Frame 1 (no input): blank canvas, image omitted
Frame 60 (the mouse pressed at the canvas centre just before this capture): blank canvas, image omitted
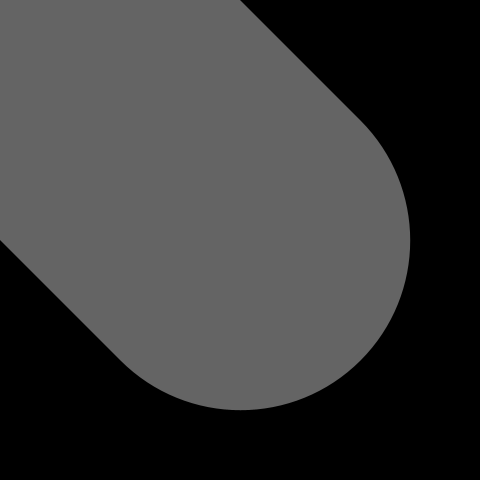
Frame 120 (the mouse held since frame 60 and released just before this capture)

The Processing sketch whose frames 1 and 60 were blank and that drew this single picture after the mouse press (run headless with seeded random() and noise(); from frame 60 on, the mouse is pressed at the canvas centre):

// Processing sketch: response_line_weight_map
// ── response_line_weight_map.pde


void setup() {

  size(480, 480);
  background(0);
  smooth();
}


void draw() {

  float weight = dist(mouseX, mouseY, pmouseX, pmouseY);

  println(weight);
  stroke(255,100);
  strokeWeight(weight);
  line(mouseX, mouseY, pmouseX, pmouseY);
}
